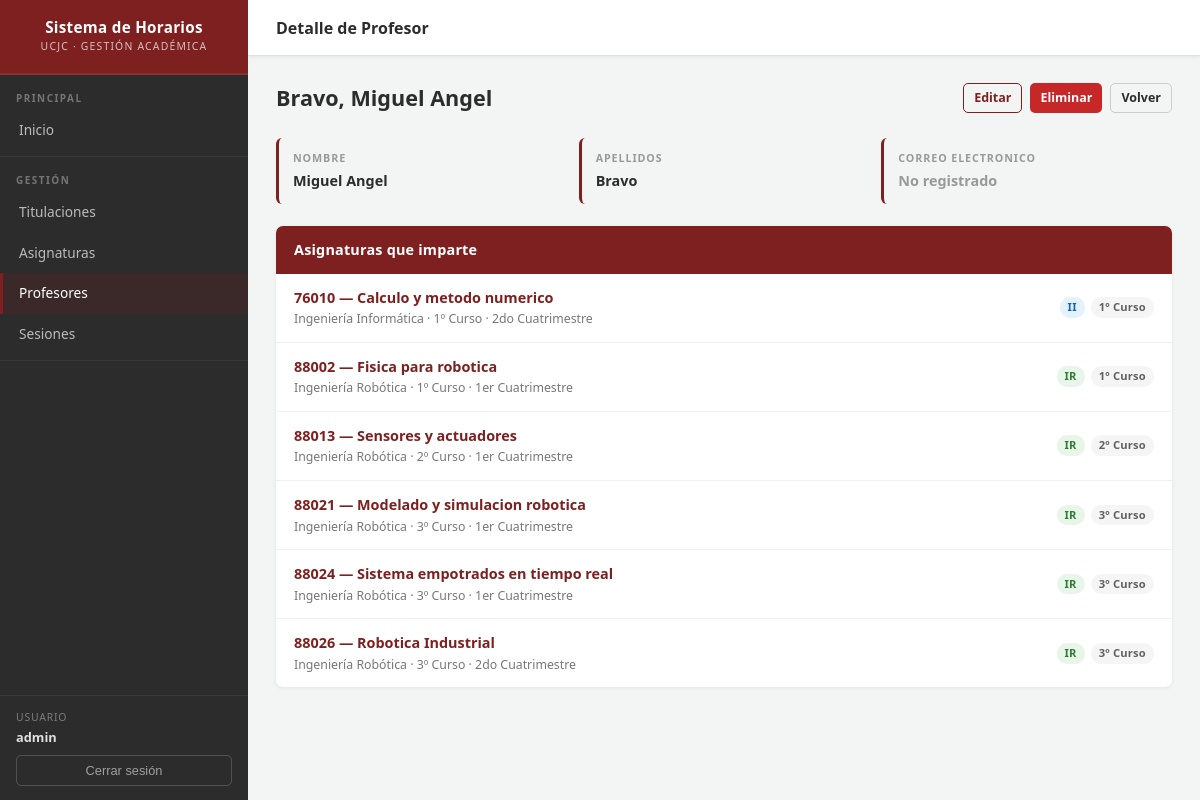
/horarios/profesor/10 (signed in), run on the app's committed database.
### horarios/models.py (models this page shows, shortened)
class Profesor(models.Model):
    nombre = models.CharField(max_length=100)
    apellidos = models.CharField(max_length=100)
    email = models.EmailField(blank=True, null=True)
    creado_por = models.ForeignKey(
        settings.AUTH_USER_MODEL,
        on_delete=models.CASCADE,
        related_name='profesores_propios',
        null=True,
    )

class Asignatura(models.Model):
    CURSOS = [
        (1, '1º Curso'),
        (2, '2º Curso'),
        (3, '3º Curso'),
        (4, '4º Curso'),
        (5, '5º Curso'),
    ]
    CUATRIMESTRES = [
        (1, '1er Cuatrimestre'),
        (2, '2do Cuatrimestre'),
    ]
    nombre = models.CharField(max_length=200)
    codigo = models.CharField(max_length=20)
    titulacion = models.ForeignKey(
        Titulacion,
        on_delete=models.PROTECT,
        related_name='asignaturas',
        verbose_name='Titulación',
    )
    curso = models.IntegerField(choices=CURSOS)
    cuatrimestre = models.IntegerField(
        choices=CUATRIMESTRES, default=1, verbose_name='Cuatrimestre'
    )
    es_electiva = models.BooleanField(
        default=False,
        verbose_name='Es electiva',
        help_text='Las asignaturas electivas pueden compartir franja horaria con otras electivas del mismo curso y cuatrimestre.',
    )
    profesor = models.ForeignKey(
        Profesor,
        on_delete=models.SET_NULL,
        null=True,
        blank=True,
        related_name='asignaturas',
    )
    sesiones = models.ManyToManyField(Sesion, blank=True)
    creado_por = models.ForeignKey(
        settings.AUTH_USER_MODEL,
        on_delete=models.CASCADE,
        related_name='asignaturas_propias',
        null=True,
    )
    def get_absolute_url(self):
        return reverse('asignatura-detail', args=[str(self.id)])
    class Meta:
        unique_together = [['codigo', 'creado_por']]

class Titulacion(models.Model):
    codigo = models.CharField(max_length=10, verbose_name='Código')
    nombre = models.CharField(max_length=200, verbose_name='Nombre')
    creado_por = models.ForeignKey(
        settings.AUTH_USER_MODEL,
        on_delete=models.CASCADE,
        related_name='titulaciones',
        null=True,
    )
    class Meta:
        ordering = ['nombre']
        verbose_name = 'Titulación'
        verbose_name_plural = 'Titulaciones'
        unique_together = [['codigo', 'creado_por']]

### horarios/views.py (the view)
# urls.py: path('profesor/<int:pk>', views.ProfesorDetailView.as_view(), name='profesor-detail'),
class ProfesorDetailView(LoginRequiredMixin, generic.DetailView):
    model = Profesor
    def get_queryset(self):
        return Profesor.objects.filter(creado_por=self.request.user)

### horarios/templates/horarios/profesor_detail.html (shortened to what this page needs)
{% extends "base_generic.html" %}
{% block page_title %}Detalle de Profesor{% endblock %}
{% block content %}
<div class="page-header">
  <h2>{{ profesor.apellidos }}, {{ profesor.nombre }}</h2>
  <div style="display: flex; gap: 8px;">
    {% if user.is_authenticated %}
    <a href="{% url 'profesor-update' profesor.pk %}" class="btn btn-outline btn-sm">Editar</a>
    <a href="{% url 'profesor-delete' profesor.pk %}" class="btn btn-danger btn-sm">Eliminar</a>
    {% endif %}
    <a href="{% url 'profesores' %}" class="btn btn-secondary btn-sm">Volver</a>
  </div>
</div>
<div class="detail-grid">
  <div class="detail-field">
    <div class="field-label">Nombre</div>
    <div class="field-value">{{ profesor.nombre }}</div>
  </div>
  <div class="detail-field">
    <div class="field-label">Apellidos</div>
    <div class="field-value">{{ profesor.apellidos }}</div>
  </div>
  <div class="detail-field">
    <div class="field-label">Correo electronico</div>
    <div class="field-value">
      {% if profesor.email %}
        <a href="mailto:{{ profesor.email }}">{{ profesor.email }}</a>
      {% else %}
        <span style="color: #999;">No registrado</span>
      {% endif %}
    </div>
  </div>
</div>
<div class="card">
  <div class="card-header">Asignaturas que imparte</div>
  {% if profesor.asignaturas.all %}
  <ul class="item-list">
    {% for asignatura in profesor.asignaturas.all %}
    <li>
      <div class="item-main">
        <div class="item-title">
          <a href="{{ asignatura.get_absolute_url }}">{{ asignatura.codigo }} — {{ asignatura.nombre }}</a>
        </div>
        <div class="item-subtitle">
          {{ asignatura.titulacion.nombre }} · {{ asignatura.get_curso_display }} · {{ asignatura.get_cuatrimestre_display }}
        </div>
      </div>
      <div style="display: flex; gap: 6px; align-items: center;">
        <span class="badge
          {% if asignatura.titulacion.codigo == 'II' %}badge-blue
          {% elif asignatura.titulacion.codigo == 'IR' %}badge-green
          {% elif asignatura.titulacion.codigo == 'IT' %}badge-orange
          {% elif asignatura.titulacion.codigo == 'DG' %}badge-purple
          {% else %}badge-gray{% endif %}">
          {{ asignatura.titulacion.codigo }}
        </span>
        <span class="badge badge-gray">{{ asignatura.get_curso_display }}</span>
      </div>
    </li>
    {% endfor %}
  </ul>
  {% else %}
  <div class="card-body">
    <div class="empty-state" style="padding: 20px;">
      <p style="color: #aaa;">Este profesor no tiene asignaturas asignadas.</p>
    </div>
  </div>
  {% endif %}
</div>
{% endblock %}

### horarios/templates/base_generic.html (shortened to what this page needs)
{% load static %}
<!DOCTYPE html>
<html lang="es">
<head>
  <link rel="stylesheet" href="{% static 'css/style.css' %}?v=7">
</head>
<body>
<div class="layout">
  <aside class="sidebar">
    <div class="sidebar-brand">
      <div class="brand-title">Sistema de Horarios</div>
      <span class="brand-sub">UCJC · Gestión Académica</span>
    </div>
    <div class="sidebar-section">
      <p class="sidebar-section-label">Principal</p>
      <nav>
        <a href="{% url 'index' %}"
           {% if request.resolver_match.url_name == 'index' %}class="active"{% endif %}>
          Inicio
        </a>
      </nav>
    </div>
    <div class="sidebar-section">
      <p class="sidebar-section-label">Gestión</p>
      <nav>
        <a href="{% url 'titulaciones' %}"
           {% if 'titulacion' in request.resolver_match.url_name %}class="active"{% endif %}>
          Titulaciones
        </a>
        <a href="{% url 'asignaturas' %}"
           {% if 'asignatura' in request.resolver_match.url_name %}class="active"{% endif %}>
          Asignaturas
        </a>
        <a href="{% url 'profesores' %}"
           {% if 'profesor' in request.resolver_match.url_name %}class="active"{% endif %}>
          Profesores
        </a>
        <a href="{% url 'sesiones' %}"
           {% if 'sesion' in request.resolver_match.url_name %}class="active"{% endif %}>
          Sesiones
        </a>
      </nav>
    </div>
    <div class="sidebar-user">
      {% if user.is_authenticated %}
        <span class="user-label">Usuario</span>
        <span class="user-name">{{ user.get_username }}</span>
        <form action="{% url 'logout' %}" method="post">
          <button type="submit" class="btn-logout">Cerrar sesión</button>
        </form>
      {% else %}
        <a href="{% url 'login' %}?next={{ request.path }}" class="sidebar-login-link">
          Iniciar sesión
        </a>
      {% endif %}
    </div>
  </aside>
  <div class="main-wrapper">
    <div class="top-bar">
      <div class="top-bar-title">{% block page_title %}Sistema de Horarios{% endblock %}</div>
    </div>
    <div class="page-body">
      {% block content %}{% endblock %}
    </div>
  </div>
</div>
</body>
</html>

### data on the page
Profesor: apellidos "Bravo", nombre "Miguel Angel"
Asignatura: codigo "76010", nombre "Calculo y metodo numerico", titulacion.nombre "Ingeniería Informática", curso "1º Curso", cuatrimestre "2do Cuatrimestre", titulacion.codigo "II"
Asignatura: codigo "88002", nombre "Fisica para robotica", titulacion.nombre "Ingeniería Robótica", curso "1º Curso", cuatrimestre "1er Cuatrimestre", titulacion.codigo "IR"
Asignatura: codigo "88013", nombre "Sensores y actuadores", titulacion.nombre "Ingeniería Robótica", curso "2º Curso", cuatrimestre "1er Cuatrimestre", titulacion.codigo "IR"
Asignatura: codigo "88021", nombre "Modelado y simulacion robotica", titulacion.nombre "Ingeniería Robótica", curso "3º Curso", cuatrimestre "1er Cuatrimestre", titulacion.codigo "IR"
Asignatura: codigo "88024", nombre "Sistema empotrados en tiempo real", titulacion.nombre "Ingeniería Robótica", curso "3º Curso", cuatrimestre "1er Cuatrimestre", titulacion.codigo "IR"
Asignatura: codigo "88026", nombre "Robotica Industrial", titulacion.nombre "Ingeniería Robótica", curso "3º Curso", cuatrimestre "2do Cuatrimestre", titulacion.codigo "IR"

### other printed values
{{ user.get_username }} "admin"
